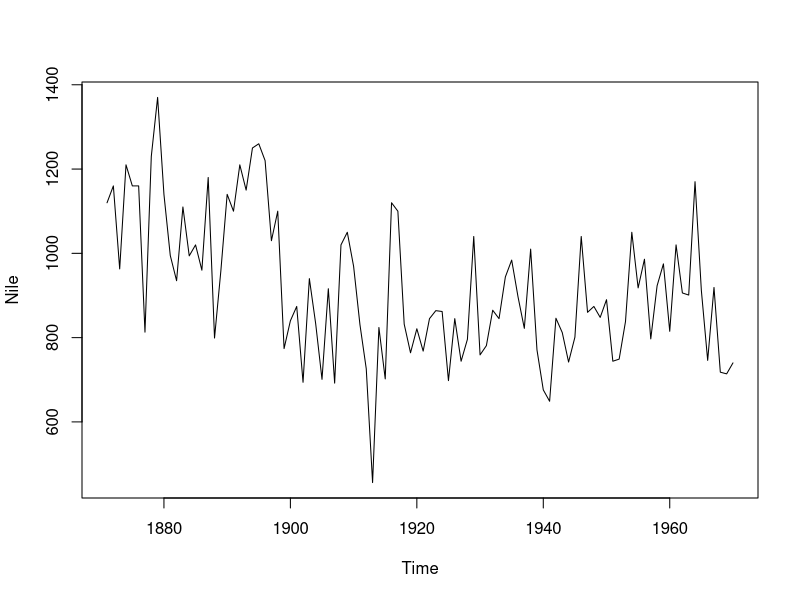
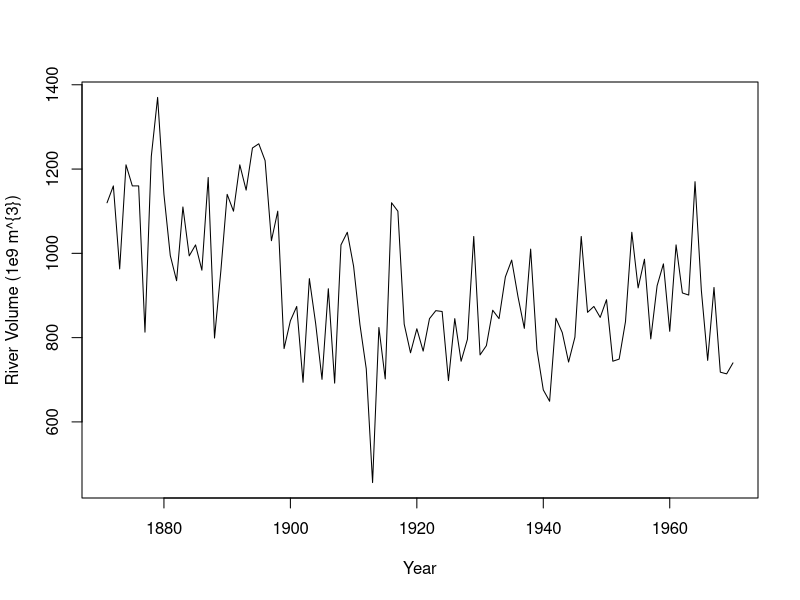
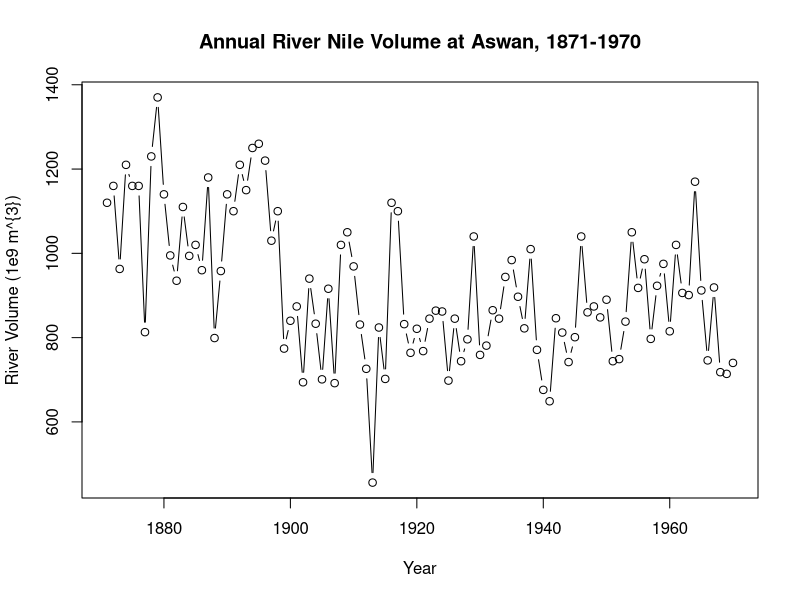
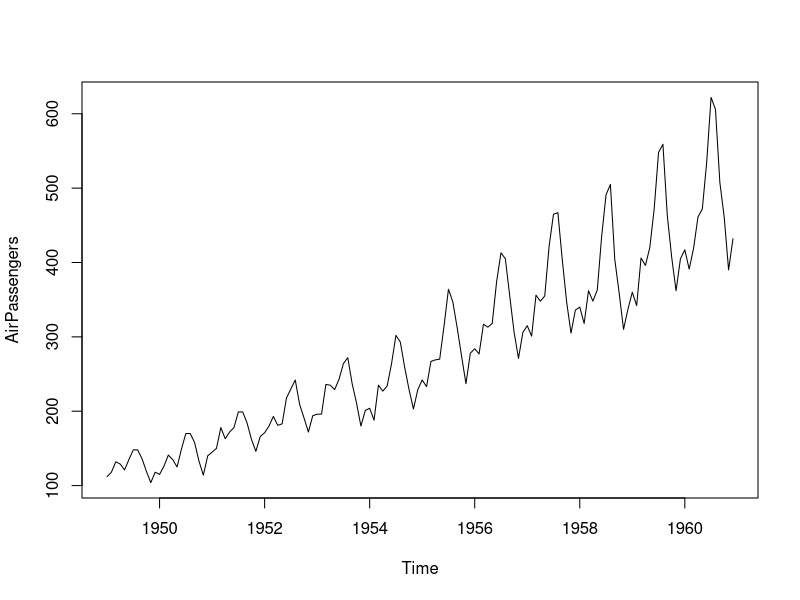
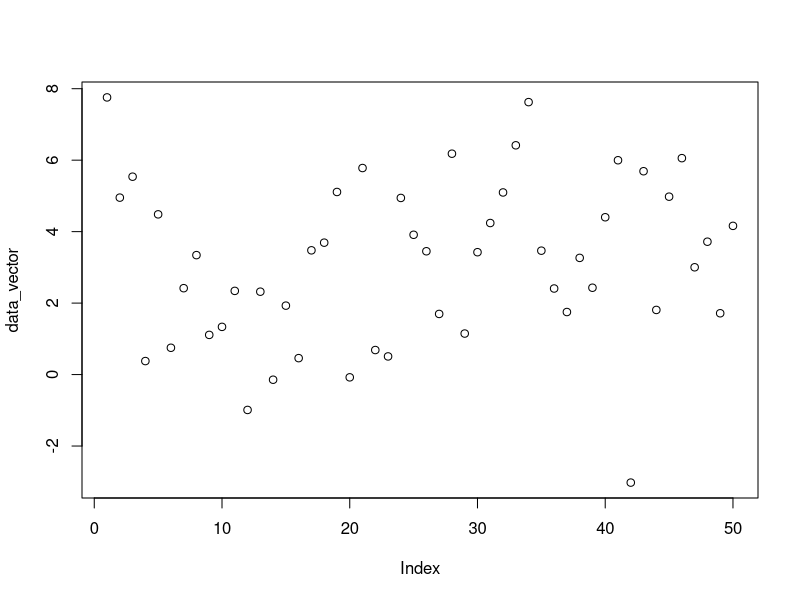
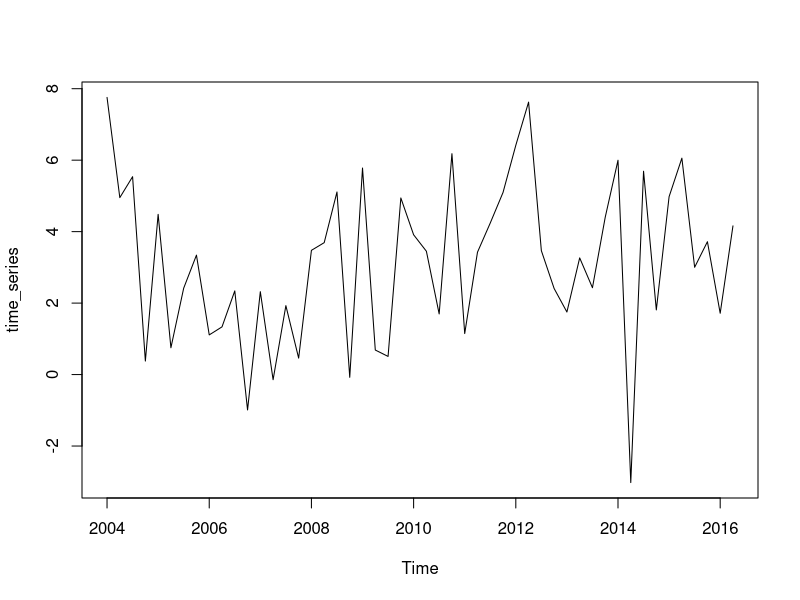
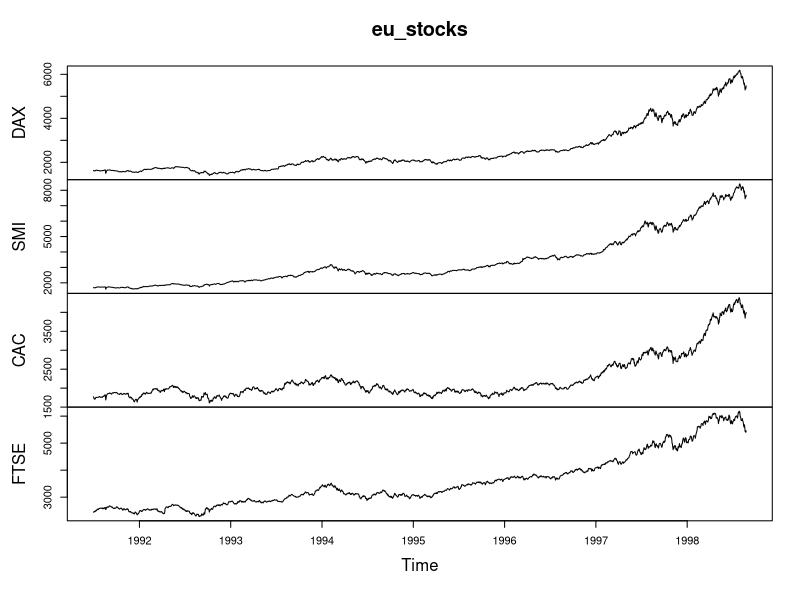
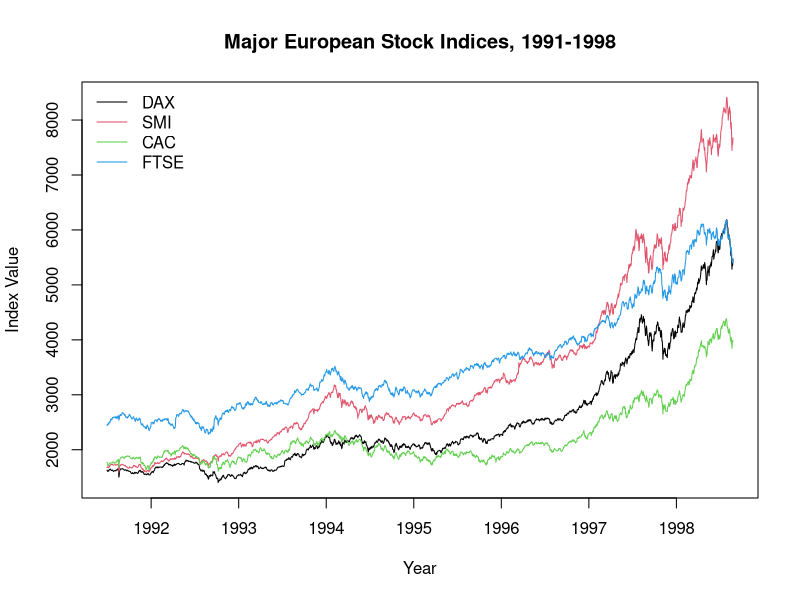

Generate these figures, in order, with R:
## ---- chunk 1
knitr::opts_chunk$set(echo = TRUE)
## ---- chunk 2
data("Nile")
## ---- chunk 3
# Print the Nile dataset
print(Nile)

# List the number of observations in the Nile dataset
length(Nile)

# Display the first 10 elements of the Nile dataset
head(Nile, 10)

# Display the last 12 elements of the Nile dataset
tail(Nile, 12)
## ---- chunk 4
# Plot the Nile data
plot(Nile)

# Plot the Nile data with xlab and ylab arguments
plot(Nile, xlab = "Year", ylab = "River Volume (1e9 m^{3})")

# Plot the Nile data with xlab, ylab, main, and type arguments
plot(Nile, xlab = "Year", ylab = "River Volume (1e9 m^{3})", main = "Annual River Nile Volume at Aswan, 1871-1970", type = "b")
## ---- chunk 5
# Plot AirPassengers
plot(AirPassengers)

# View the start and end dates of AirPassengers
start(AirPassengers)
end(AirPassengers)

# Use time(), deltat(), frequency(), and cycle() with AirPassengers 
time(AirPassengers)
deltat(AirPassengers)
frequency(AirPassengers)
cycle(AirPassengers)

## ---- chunk 6
data_vector <- rnorm(50, 3, 2.6)
# Use print() and plot() to view data_vector
print(data_vector)
plot(data_vector)

# Convert data_vector to a ts object with start = 2004 and frequency = 4
time_series <- ts(data_vector, start = 2004, frequency = 4)

# Use print() and plot() to view time_series
print(time_series)
plot(time_series)

## ---- chunk 7
# Check whether data_vector and time_series are ts objects
is.ts(data_vector)
is.ts(time_series)

# Check whether Nile is a ts object
is.ts(Nile)

# Check whether AirPassengers is a ts object
is.ts(AirPassengers)
## ---- chunk 8
eu_stocks <- EuStockMarkets
# Check whether eu_stocks is a ts object
is.ts(eu_stocks)

# View the start, end, and frequency of eu_stocks
start(eu_stocks)
end(eu_stocks)
frequency(eu_stocks)

# Generate a simple plot of eu_stocks
plot(eu_stocks)

# Use ts.plot with eu_stocks
ts.plot(eu_stocks, col = 1:4, xlab = "Year", ylab = "Index Value", main = "Major European Stock Indices, 1991-1998")

# Add a legend to your ts.plot
legend("topleft", colnames(eu_stocks), lty = 1, col = 1:4, bty = "n")

## ---- chunk 9
colnames(eu_stocks)
smi_rapid_growth <- eu_stocks[,1]
smi_linear_growth <- log(smi_rapid_growth)
ts.plot(smi_linear_growth)
ts.plot(smi_rapid_growth)
## ---- chunk 10
dsmi <- diff(smi_rapid_growth)
length(smi_rapid_growth)
length(dsmi)
ts.plot(dsmi)
## ---- chunk 11
# create x
x <- rpois(100, 3)
# Generate a diff of x with lag = 4. Save this to dx
dx <- diff(x, lag = 2)
  
# Plot dx
ts.plot(dx)

# View the length of x and dx, respectively 
length(x)
length(dx)

## ---- chunk 12
# Simulate a WN model with list(order = c(0, 0, 0))
white_noise <- arima.sim(model = list(order = c(0,0,0)), n = 100)

# Plot your white_noise data
ts.plot(white_noise)

# Simulate from the WN model with: mean = 100, sd = 10
white_noise_2 <- arima.sim(model = list(order = c(0,0,0)), n = 100, mean = 100, sd = 10)

# Plot your white_noise_2 data
ts.plot(white_noise_2)

## ---- chunk 13
y <- white_noise
# Fit the WN model to y using the arima command
arima(y, order = c(0, 0, 0))

# Calculate the sample mean and sample variance of y
mean(y)
var(y)

## ---- chunk 14
# Generate a RW model using arima.sim
random_walk <- arima.sim(model = list(order = c(0, 1, 0)), n = 100)

# Plot random_walk
ts.plot(random_walk)

# Calculate the first difference series
random_walk_diff <- diff(random_walk)

# Plot random_walk_diff
ts.plot(random_walk_diff)
  
## ---- chunk 15
# Generate a RW model with a drift uing arima.sim
rw_drift <- arima.sim(model = list(order = c(0, 1, 0)), n = 100, mean = 1)

# Plot rw_drift
ts.plot(rw_drift)

# Calculate the first difference series
rw_drift_diff <- diff(rw_drift)

# Plot rw_drift_diff
ts.plot(rw_drift_diff)

## ---- chunk 16
# Difference your random_walk data
rw_diff <- diff(random_walk)

# Plot rw_diff
ts.plot(rw_diff)

# Now fit the WN model to the differenced data
model_wn <-arima(rw_diff, order = c(0, 0, 0))

# Store the value of the estimated time trend (intercept)
int_wn <- model_wn$coef

# Plot the original random_walk data
ts.plot(random_walk)

# Use abline(0, ...) to add time trend to the figure
abline(0, int_wn)

## ---- chunk 17
# Use arima.sim() to generate WN data
white_noise <- arima.sim(model = list(order = c(0, 0, 0)), n = 100)

# Use cumsum() to convert your WN data to RW
random_walk <- cumsum(white_noise)
  
# Use arima.sim() to generate WN drift data
wn_drift <- arima.sim(model = list(order = c(0, 0, 0)), n = 100, mean = 0.4)
  
# Use cumsum() to convert your WN drift data to RW
rw_drift <- cumsum(wn_drift)

# Plot all four data objects
plot.ts(cbind(white_noise, random_walk, wn_drift, rw_drift))

## ---- chunk 18
# Plot eu_stocks
plot(eu_stocks)

# Use this code to convert prices to returns
returns <- eu_stocks[-1,] / eu_stocks[-1860,] - 1

# Convert returns to ts
returns <- ts(returns, start = c(1991, 130), frequency = 260)

# Plot returns
plot(returns)

# Use this code to convert prices to log returns
logreturns <- diff(log(eu_stocks))

# Plot logreturns
plot(logreturns)

## ---- chunk 19
eu_percentreturns <- diff(eu_stocks)[,] / eu_stocks[1:length(diff(eu_stocks))] * 100
head(eu_percentreturns)
# Generate means from eu_percentreturns
colMeans(eu_percentreturns)

# Use apply to calculate sample variance from eu_percentreturns
apply(eu_percentreturns, MARGIN = 2, FUN = var)

# Use apply to calculate standard deviation from eu_percentreturns
apply(eu_percentreturns, MARGIN = 2, FUN = sd)

# Display a histogram of percent returns for each index
par(mfrow = c(2,2))
apply(eu_percentreturns, MARGIN = 2, FUN = hist, main = "", xlab = "Percentage Return")

# Display normal quantile plots of percent returns for each index
par(mfrow = c(2,2))
# apply(eu_percentreturns, MARGIN = 2, FUN = qqnorm, main = "")
qqline(eu_percentreturns)

## ---- chunk 20
# Make a scatterplot matrix of eu_stocks
pairs(eu_stocks)

# Convert eu_stocks to log returns
logreturns <- diff(log(eu_stocks))

# Plot logreturns
plot(logreturns)

# Make a scatterplot matrix of logreturns
pairs(logreturns)

